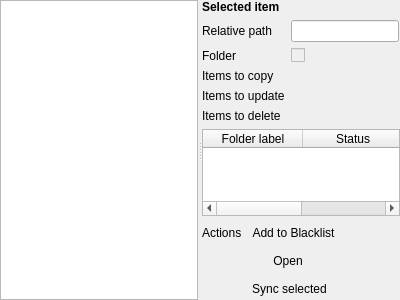
<?xml version="1.0" encoding="UTF-8"?>
<ui version="4.0">
 <class>AnalyseForm</class>
 <widget class="QWidget" name="AnalyseForm">
  <property name="geometry">
   <rect>
    <x>0</x>
    <y>0</y>
    <width>400</width>
    <height>300</height>
   </rect>
  </property>
  <property name="windowTitle">
   <string>Form</string>
  </property>
  <layout class="QVBoxLayout" name="verticalLayout_3">
   <property name="margin">
    <number>0</number>
   </property>
   <item>
    <widget class="QSplitter" name="splitter">
     <property name="orientation">
      <enum>Qt::Horizontal</enum>
     </property>
     <widget class="QTreeWidget" name="tree">
      <property name="selectionMode">
       <enum>QAbstractItemView::ExtendedSelection</enum>
      </property>
      <attribute name="headerVisible">
       <bool>false</bool>
      </attribute>
      <column>
       <property name="text">
        <string notr="true">1</string>
       </property>
      </column>
     </widget>
     <widget class="QWidget" name="verticalLayoutWidget">
      <layout class="QVBoxLayout" name="verticalLayout_2">
       <item>
        <widget class="QLabel" name="label_2">
         <property name="sizePolicy">
          <sizepolicy hsizetype="Preferred" vsizetype="Maximum">
           <horstretch>0</horstretch>
           <verstretch>0</verstretch>
          </sizepolicy>
         </property>
         <property name="text">
          <string>&lt;b&gt;Selected item&lt;/b&gt;</string>
         </property>
        </widget>
       </item>
       <item>
        <layout class="QFormLayout" name="formLayout_2">
         <property name="fieldGrowthPolicy">
          <enum>QFormLayout::FieldsStayAtSizeHint</enum>
         </property>
         <item row="0" column="0">
          <widget class="QLabel" name="label">
           <property name="text">
            <string>Relative path</string>
           </property>
          </widget>
         </item>
         <item row="0" column="1">
          <widget class="QLineEdit" name="rel_path_le">
           <property name="readOnly">
            <bool>true</bool>
           </property>
          </widget>
         </item>
         <item row="1" column="0">
          <widget class="QLabel" name="label_4">
           <property name="text">
            <string>Folder</string>
           </property>
          </widget>
         </item>
         <item row="1" column="1">
          <widget class="QCheckBox" name="folder_chb">
           <property name="enabled">
            <bool>false</bool>
           </property>
          </widget>
         </item>
         <item row="3" column="0">
          <widget class="QLabel" name="label_5">
           <property name="text">
            <string>Items to update</string>
           </property>
          </widget>
         </item>
         <item row="2" column="0">
          <widget class="QLabel" name="label_6">
           <property name="text">
            <string>Items to copy</string>
           </property>
          </widget>
         </item>
         <item row="2" column="1">
          <widget class="QLabel" name="num_copy_lbl"/>
         </item>
         <item row="3" column="1">
          <widget class="QLabel" name="num_update_lbl"/>
         </item>
         <item row="4" column="0">
          <widget class="QLabel" name="label_7">
           <property name="text">
            <string>Items to delete</string>
           </property>
          </widget>
         </item>
         <item row="4" column="1">
          <widget class="QLabel" name="num_delete_lbl"/>
         </item>
        </layout>
       </item>
       <item>
        <widget class="QTableWidget" name="folders_table">
         <property name="showGrid">
          <bool>false</bool>
         </property>
         <attribute name="verticalHeaderVisible">
          <bool>false</bool>
         </attribute>
         <column>
          <property name="text">
           <string>Folder label</string>
          </property>
         </column>
         <column>
          <property name="text">
           <string>Status</string>
          </property>
         </column>
        </widget>
       </item>
       <item>
        <layout class="QFormLayout" name="formLayout">
         <property name="fieldGrowthPolicy">
          <enum>QFormLayout::FieldsStayAtSizeHint</enum>
         </property>
         <item row="0" column="0">
          <widget class="QLabel" name="label_3">
           <property name="text">
            <string>Actions</string>
           </property>
          </widget>
         </item>
         <item row="0" column="1">
          <widget class="QPushButton" name="blacklist_btn">
           <property name="maximumSize">
            <size>
             <width>16777215</width>
             <height>22</height>
            </size>
           </property>
           <property name="text">
            <string>Add to Blacklist</string>
           </property>
           <property name="icon">
            <iconset resource="../resources.qrc">
             <normaloff>:/images/blacklist.png</normaloff>:/images/blacklist.png</iconset>
           </property>
           <property name="flat">
            <bool>true</bool>
           </property>
          </widget>
         </item>
         <item row="1" column="1">
          <widget class="QPushButton" name="open_btn">
           <property name="maximumSize">
            <size>
             <width>16777215</width>
             <height>22</height>
            </size>
           </property>
           <property name="text">
            <string>Open</string>
           </property>
           <property name="icon">
            <iconset resource="../resources.qrc">
             <normaloff>:/images/syncview_48.png</normaloff>:/images/syncview_48.png</iconset>
           </property>
           <property name="flat">
            <bool>true</bool>
           </property>
          </widget>
         </item>
         <item row="2" column="1">
          <widget class="QPushButton" name="sync_btn">
           <property name="maximumSize">
            <size>
             <width>16777215</width>
             <height>22</height>
            </size>
           </property>
           <property name="text">
            <string>Sync selected</string>
           </property>
           <property name="icon">
            <iconset resource="../resources.qrc">
             <normaloff>:/images/sync22.png</normaloff>:/images/sync22.png</iconset>
           </property>
           <property name="flat">
            <bool>true</bool>
           </property>
          </widget>
         </item>
        </layout>
       </item>
       <item>
        <spacer name="verticalSpacer">
         <property name="orientation">
          <enum>Qt::Vertical</enum>
         </property>
         <property name="sizeHint" stdset="0">
          <size>
           <width>20</width>
           <height>40</height>
          </size>
         </property>
        </spacer>
       </item>
      </layout>
     </widget>
    </widget>
   </item>
  </layout>
 </widget>
 <resources>
  <include location="../resources.qrc"/>
 </resources>
 <connections/>
</ui>
